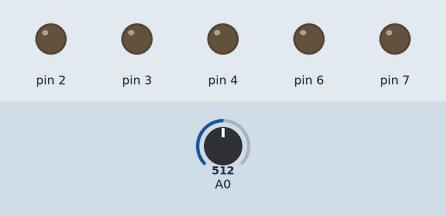
This sketch was run on a simulated Arduino Uno, built with avr-gcc and run on an emulated ATmega328P. Shown: output pins drawn as LEDs (lit = HIGH). The test bench sets the inputs (shaded band); at power-on: A0 = 512. Pins used as bus, display or sensor lines are not drawn.

Above: at 1.2 s.
1.3 s: A0 set to 668
2.8 s: A0 set to 696
At 3.5 s:
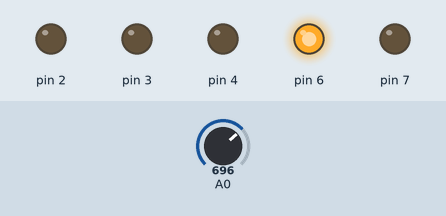
4.3 s: A0 set to 838
5.8 s: A0 set to 856
At 6.4 s:
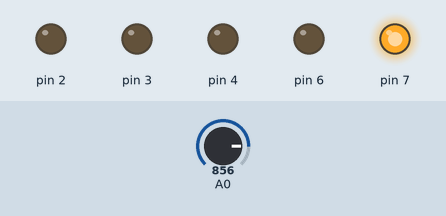
7.3 s: A0 set to 500
At 7.9 s:
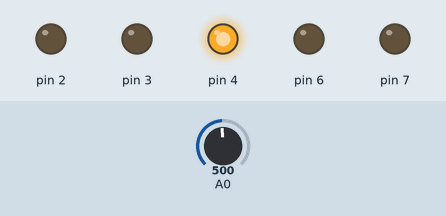
8.8 s: A0 set to 520
At 9.2 s:
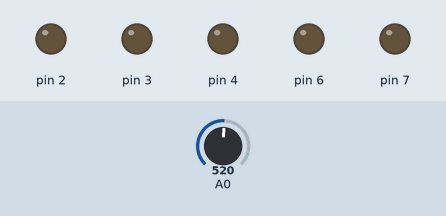
Timing chart, 0 to 11.3 s (numbered marks = the images above; inputs shaded):
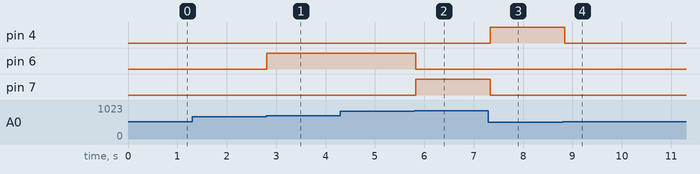

Measured:
- the behaviour switches between 679 and 680 on A0 (found by bisection; images 0 and 1)
- the behaviour switches between 849 and 850 on A0 (found by bisection; images 1 and 2)
- the behaviour switches between 509 and 510 on A0 (found by bisection; images 3 and 4)
- after the input at 1.3 s, every drawn part: stays the same
- after the input at 2.8 s, pin 6: LOW → HIGH at once
- after the input at 5.8 s, pin 6: HIGH → LOW at once; pin 7: LOW → HIGH at once
- after the input at 7.3 s, pin 4: LOW → HIGH at once; pin 7: HIGH → LOW at once
- after the input at 8.8 s, pin 4: HIGH → LOW after 0.05 s

The sketch:

fabricioPotenciometroLed.ino
```cpp
void setup() {
  // put your setup code here, to run once:
  pinMode(A0, INPUT);
  pinMode(2, OUTPUT);
  pinMode(3, OUTPUT);
  pinMode(4, OUTPUT);
  pinMode(5, OUTPUT);
  pinMode(6, OUTPUT);
  pinMode(7, OUTPUT);
}

void loop() {
  // put your main code here, to run repeatedly:
  if(analogRead(A0) < 170){
    digitalWrite(2, HIGH);
    digitalWrite(3, LOW);
    digitalWrite(4, LOW);
    digitalWrite(5, LOW);
    digitalWrite(6, LOW);
    digitalWrite(7, LOW);
  }
  else if(analogRead(A0) < 340){
    digitalWrite(3, HIGH);
    digitalWrite(2, LOW);
    digitalWrite(4, LOW);
    digitalWrite(5, LOW);
    digitalWrite(6, LOW);
    digitalWrite(7, LOW);
  }
  else if(analogRead(A0) < 510){
    digitalWrite(4, HIGH);
    digitalWrite(3, LOW);
    digitalWrite(2, LOW);
    digitalWrite(5, LOW);
    digitalWrite(6, LOW);
    digitalWrite(7, LOW);
  }
  else if(analogRead(A0) < 680){
    digitalWrite(5, HIGH);
    digitalWrite(3, LOW);
    digitalWrite(4, LOW);
    digitalWrite(5, LOW);
    digitalWrite(2, LOW);
    digitalWrite(7, LOW);
  }
  else if(analogRead(A0) < 850){
    digitalWrite(6, LOW);
    digitalWrite(3, LOW);
    digitalWrite(4, LOW);
    digitalWrite(5, LOW);
    digitalWrite(6, HIGH);
    digitalWrite(7, LOW);
  }
  else if(analogRead(A0) < 1020){
    digitalWrite(2, LOW);
    digitalWrite(3, LOW);
    digitalWrite(4, LOW);
    digitalWrite(5, LOW);
    digitalWrite(6, LOW);
    digitalWrite(7, HIGH);
  }
  delay(100);
}
```
